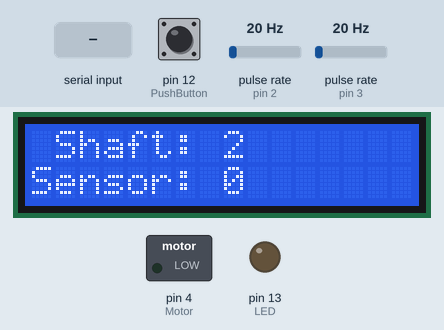
Bench run of a sketch on a simulated Arduino Uno, built with avr-gcc and run on an emulated ATmega328P. Shown: 16×2 character LCD, switched loads named in the sketch (green lamp = pin HIGH), output pins drawn as LEDs (lit = HIGH). Wiring (inferred from the names in the program): 2 × pulse sensor: data pin 2 / data pin 3. Inputs (shaded band) come from the test bench; at power-on: pin 12 (PushButton) HIGH, pulse rate (sensors on pin 2, pin 3) 20 Hz. EEPROM starts erased; what the sketch prints to the serial monitor is not drawn.

Above: at 1.3 s.
1.4 s: pin 12 (PushButton) pulled LOW for 0.15 s
At 1.9 s:
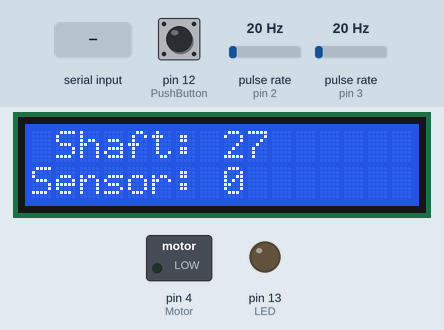
3.0 s: "1" received over Serial
At 4.2 s:
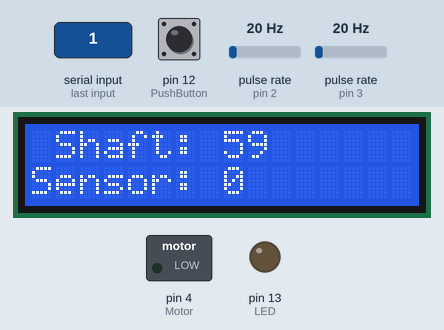
4.5 s: pin 12 (PushButton) pulled LOW for 1 s
7.0 s: pin 12 (PushButton) pulled LOW for 0.15 s
At 7.7 s:
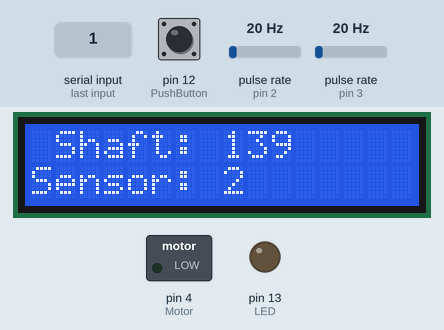
8.6 s: "r" received over Serial
Timing chart, 0 to 11.1 s (numbered marks = the images above; inputs shaded):
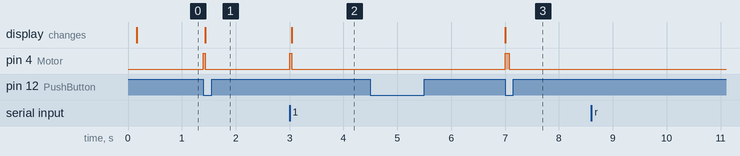

The sketch:

FB60EnduranceTester.ino
```cpp
// Libraries:
#include <LiquidCrystal.h>
#include <avr/eeprom.h>

// Constants:
LiquidCrystal lcd(6, 7, 8, 9, 10, 11);                   // LCD I/O assignments
const unsigned long EventInterval = 60;                  // Send event string every 60 seconds
const unsigned int SensorPPR = 60;                       // DUT sensor pulses per revolution
const unsigned int SensorRotationError = 2;              // If there are more than this much difference in counts, the test stops
const unsigned int MinimumTesterRPM = 300;               // If RPM drops below this value, the test stops
const unsigned long NumberOfRotationsToTest = 100000;    // Sets the number of rotations to run before stopping the test

// Global Variables:
char SerialCommand;                              // Character buffer from serial port
bool TestRunning = 0;                            // Flag for whether the test is running or not
unsigned long EventLogTimer=0;                   // Event data Timer (in seconds) for serial output interval
unsigned long SensorCounts = 0;                  // Accumulator for sensor counts
long ShaftRotations = 0;                         // Accumulator for shaft rotations
long SensorRotations = 0;                        // Accumulator for sensor rotations
uint32_t EEMEM NonVolatileShaftCounts;           // EEPROM storage for shaft counts
int ButtonState = 0;                             // On/Off button state
int LastButtonState = 0;                         // Previous On/Off button state
int Mode = 0;                                    // On/Off state of the motor

// I/O Ports:
const int ShaftSensor = 2;
const int FB60Sensor = 3;
const int Motor = 4;
const int LED = 13;
const int PushButton = 12;


void setup()
{
  // I/O pin setup:
  pinMode(ShaftSensor, INPUT);
  pinMode(FB60Sensor, INPUT);
  pinMode(Motor, OUTPUT);
  pinMode(LED, OUTPUT);
  pinMode(PushButton, INPUT);
  digitalWrite(PushButton, HIGH);               // Enable the built-in pullup resistor on the pushbutton

  // LCD setup
  lcd.begin(16, 2);                             // set up the LCD's number of columns and rows

  // Interrupt Setup:
  attachInterrupt(0,AccumulateShaftRotations,RISING);
  attachInterrupt(1,AccumulateSensorRotations,FALLING);

  // Serial port setup:
  Serial.begin(9600);

  // read in the total number of shaft counts from the EEPROM as a starting point
  ShaftRotations = eeprom_read_dword(&NonVolatileShaftCounts);
  SensorRotations = ShaftRotations;  // These need to start out the same, or we'll get a mismatch error on startup

  PrintEventHeader();
  PrintEventData();
}

void loop()
{
  if (Serial.available())
  {
    SerialCommand = Serial.read();

    switch (SerialCommand)
    {
      case '1':                                      // 1 = Start the test
        StartMotor();
        break;

      case '0':                                      // 0 = Stop the test
        StopMotor();
        break;

      case 'r':                                      // r or R = reset counts
      case 'R':
        Serial.println("Counts Reset by user");
        ResetSensorCounts();
        break;
    }
  }

  // Check for someone pressing the On/Off button:
  ButtonState = digitalRead(PushButton);

  if(ButtonState ==0 && LastButtonState ==1)
  {
    if (Mode ==0)
    {
      StartMotor();
      Mode = 1;
    }
    else
    {
      StopMotor();
      Mode = 0;
    }
  }

  LastButtonState = ButtonState;

  if (TestRunning)
  {
    PrintEventData();

 // Check for any discrepancy between the shaft and sensor rotations and stop the test if so
    if (abs(ShaftRotations - SensorRotations) >=SensorRotationError)
    {
      Serial.println("Test stopped by Sensor Count Error");
      Serial.print("Shaft Rotations: ");
      Serial.println(ShaftRotations);
      Serial.print("Sensor Rotations: ");
      Serial.println(SensorRotations);

      TestRunning = 0;
      SetMotor(LOW);
    }

// Check number of revolutions to see if we should stop the test
    if (ShaftRotations >= NumberOfRotationsToTest)
    {
      Serial.println("Test stopped at predetermined number of revolutions");
      Serial.print("Shaft Rotations: ");
      Serial.println(ShaftRotations);
      Serial.print("Sensor Rotations: ");
      Serial.println(SensorRotations);

      ShaftRotations = 0;        // Reset these for the next test
      SensorRotations =  0;

      TestRunning = 0;
      SetMotor(LOW);
    }

// Check for adequate RPM and stop the test if speed is too low
  //not sure how to do this, since we have to account for stopping and starting...

  }
}

void StartMotor(void)
{
  EventLogTimer = Seconds();                   // Synchronize the event timer to the current seconds time
  TestRunning = 1;
  SetMotor(HIGH);
  Serial.println("Test Started by user");
}

void StopMotor(void)
{
  TestRunning = 0;
  SetMotor(LOW);
  eeprom_write_dword(&NonVolatileShaftCounts,ShaftRotations);  // Store the shaft rotations to EEPROM
  Serial.println("Test Paused by user");
}

void ResetSensorCounts(void)
{
  ShaftRotations = 0;

  if (TestRunning)                // Do a dynamic sync of the shaft and sensor counts
    {
      while(ShaftRotations == 0)       // Wait for the next shaft pulse so we can sync the sensor pulses with it
      {
        delay(1);                      // I needed to put something here otherwise the while() never processed
      }
    }

  SensorCounts = SensorPPR/2;      // Preload the sensor counts half a turn ahead of the shaft counts to prevent jitter
  SensorRotations = 0;             // Reset the sensor counts
  ShaftRotations = 0;              // Reset the shaft counts
}

void PrintEventHeader(void)
{
  Serial.println("FB60 Endurance Tester.  Command set:");
  Serial.println("  '1' = Start Test");
  Serial.println("  '0' = Pause Test");
  Serial.println("  'r' = Reset Counts");
  Serial.println("Minutes,ShaftRotations,SensorRotations,RotationError");

  lcd.setCursor(0,0);       //Set cursor to first position on first row
  lcd.print(" Shaft:");     // Print a header message on the LCD.
  lcd.setCursor(0,1);       //Set cursor to first position on second row
  lcd.print("Sensor:");     // Print a header message on the LCD.
}

void PrintEventData(void)
{
  long CurrentShaftCount;

  lcd.setCursor(8,0);              //Set cursor to first position on second row
  lcd.print(ShaftRotations);
  lcd.print("  ");
  lcd.setCursor(8,1);              //Set cursor to rotations position on second row
  lcd.print(SensorRotations);
  lcd.print("  ");

  if (EventLogTimer < Seconds())
  {
    CurrentShaftCount = ShaftRotations;

    while(CurrentShaftCount == ShaftRotations)
    {
      delay(1);
    }

    EventLogTimer += EventInterval;
    Serial.print(Seconds()/60);
    Serial.print(",");
    Serial.print(ShaftRotations);
    Serial.print(",");
    Serial.print(SensorRotations);
    Serial.print(",");
    Serial.print(ShaftRotations - SensorRotations);
    Serial.println();

    eeprom_write_dword(&NonVolatileShaftCounts,ShaftRotations);  // Store the shaft rotations to EEPROM each minute
    // This should last 1.9 years @ 24/7 operation for 1,000,000 EEPROM write cycles
  }
}

void AccumulateShaftRotations(void)
{
  ShaftRotations++;
}

void AccumulateSensorRotations(void)
{
  SensorCounts++;
  if (SensorCounts >= SensorPPR)
  {
    SensorCounts = 0;
    SensorRotations++;
  }
}

unsigned long Seconds(void)
{
  return (millis()/1000);
}

void SetLED(bool State)
{
  if(State == HIGH) digitalWrite(LED, HIGH);
  else digitalWrite(LED,LOW);
}

void SetMotor(bool State)
{
  if(State == HIGH) digitalWrite(Motor, HIGH);
  else digitalWrite(Motor, LOW);
}
```

Measured:
- after the input at 1.4 s, pin 4 (Motor): LOW → HIGH at once, → LOW 0.04 s later; the display: changes at once (image 1)
- after the input at 3.0 s, pin 4 (Motor): LOW → HIGH at once, → LOW 0.04 s later; the display: changes at once (image 2)
- after the input at 4.5 s, every drawn part: stays the same
- after the input at 7.0 s, pin 4 (Motor): LOW → HIGH at once, → LOW 0.08 s later; the display: changes at once (image 3)
- after the input at 8.6 s, every drawn part: stays the same
